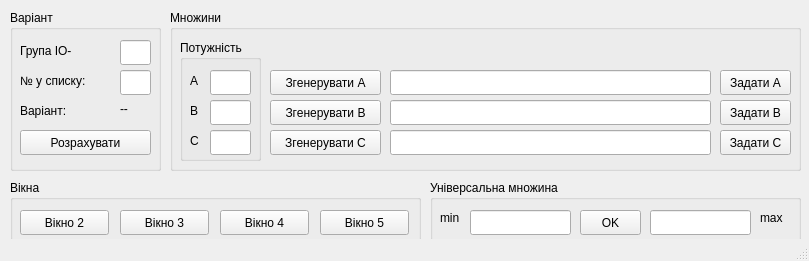
<?xml version="1.0" encoding="UTF-8"?>
<ui version="4.0">
 <class>MainWindow</class>
 <widget class="QMainWindow" name="MainWindow">
  <property name="geometry">
   <rect>
    <x>0</x>
    <y>0</y>
    <width>809</width>
    <height>261</height>
   </rect>
  </property>
  <property name="windowTitle">
   <string>Головне вікно</string>
  </property>
  <widget class="QWidget" name="centralwidget">
   <widget class="QGroupBox" name="groupBox">
    <property name="geometry">
     <rect>
      <x>10</x>
      <y>10</y>
      <width>151</width>
      <height>161</height>
     </rect>
    </property>
    <property name="title">
     <string>Варіант</string>
    </property>
    <widget class="QLabel" name="label_3">
     <property name="geometry">
      <rect>
       <x>10</x>
       <y>90</y>
       <width>67</width>
       <height>21</height>
      </rect>
     </property>
     <property name="text">
      <string>Варіант:</string>
     </property>
    </widget>
    <widget class="QLineEdit" name="lineEdit_2">
     <property name="geometry">
      <rect>
       <x>110</x>
       <y>60</y>
       <width>31</width>
       <height>25</height>
      </rect>
     </property>
     <property name="echoMode">
      <enum>QLineEdit::Normal</enum>
     </property>
    </widget>
    <widget class="QLabel" name="label">
     <property name="geometry">
      <rect>
       <x>10</x>
       <y>30</y>
       <width>67</width>
       <height>21</height>
      </rect>
     </property>
     <property name="text">
      <string>Група ІО-</string>
     </property>
    </widget>
    <widget class="QLabel" name="label_2">
     <property name="geometry">
      <rect>
       <x>10</x>
       <y>60</y>
       <width>91</width>
       <height>21</height>
      </rect>
     </property>
     <property name="text">
      <string>№ у списку:</string>
     </property>
    </widget>
    <widget class="QLineEdit" name="lineEdit">
     <property name="geometry">
      <rect>
       <x>110</x>
       <y>30</y>
       <width>31</width>
       <height>25</height>
      </rect>
     </property>
     <property name="text">
      <string/>
     </property>
    </widget>
    <widget class="QPushButton" name="pushButton">
     <property name="geometry">
      <rect>
       <x>10</x>
       <y>120</y>
       <width>131</width>
       <height>25</height>
      </rect>
     </property>
     <property name="text">
      <string>Розрахувати</string>
     </property>
    </widget>
    <widget class="QLabel" name="label_9">
     <property name="geometry">
      <rect>
       <x>110</x>
       <y>90</y>
       <width>31</width>
       <height>17</height>
      </rect>
     </property>
     <property name="text">
      <string>--</string>
     </property>
    </widget>
   </widget>
   <widget class="QGroupBox" name="groupBox_2">
    <property name="geometry">
     <rect>
      <x>170</x>
      <y>10</y>
      <width>631</width>
      <height>161</height>
     </rect>
    </property>
    <property name="title">
     <string>Множини</string>
    </property>
    <widget class="QGroupBox" name="groupBox_3">
     <property name="geometry">
      <rect>
       <x>10</x>
       <y>30</y>
       <width>81</width>
       <height>121</height>
      </rect>
     </property>
     <property name="title">
      <string>Потужність</string>
     </property>
     <widget class="QLabel" name="label_4">
      <property name="geometry">
       <rect>
        <x>10</x>
        <y>60</y>
        <width>16</width>
        <height>21</height>
       </rect>
      </property>
      <property name="text">
       <string>B</string>
      </property>
     </widget>
     <widget class="QLabel" name="label_5">
      <property name="geometry">
       <rect>
        <x>10</x>
        <y>30</y>
        <width>16</width>
        <height>21</height>
       </rect>
      </property>
      <property name="text">
       <string>A</string>
      </property>
     </widget>
     <widget class="QLineEdit" name="lineEdit_4">
      <property name="geometry">
       <rect>
        <x>30</x>
        <y>30</y>
        <width>41</width>
        <height>25</height>
       </rect>
      </property>
     </widget>
     <widget class="QLineEdit" name="lineEdit_5">
      <property name="geometry">
       <rect>
        <x>30</x>
        <y>90</y>
        <width>41</width>
        <height>25</height>
       </rect>
      </property>
     </widget>
     <widget class="QLineEdit" name="lineEdit_6">
      <property name="geometry">
       <rect>
        <x>30</x>
        <y>60</y>
        <width>41</width>
        <height>25</height>
       </rect>
      </property>
     </widget>
     <widget class="QLabel" name="label_6">
      <property name="geometry">
       <rect>
        <x>10</x>
        <y>90</y>
        <width>16</width>
        <height>21</height>
       </rect>
      </property>
      <property name="text">
       <string>C</string>
      </property>
     </widget>
    </widget>
    <widget class="QLineEdit" name="lineEdit_7">
     <property name="geometry">
      <rect>
       <x>220</x>
       <y>120</y>
       <width>321</width>
       <height>25</height>
      </rect>
     </property>
    </widget>
    <widget class="QLineEdit" name="lineEdit_8">
     <property name="geometry">
      <rect>
       <x>220</x>
       <y>90</y>
       <width>321</width>
       <height>25</height>
      </rect>
     </property>
    </widget>
    <widget class="QLineEdit" name="lineEdit_9">
     <property name="geometry">
      <rect>
       <x>220</x>
       <y>60</y>
       <width>321</width>
       <height>25</height>
      </rect>
     </property>
    </widget>
    <widget class="QPushButton" name="pushButton_2">
     <property name="geometry">
      <rect>
       <x>100</x>
       <y>60</y>
       <width>111</width>
       <height>25</height>
      </rect>
     </property>
     <property name="text">
      <string>Згенерувати А</string>
     </property>
    </widget>
    <widget class="QPushButton" name="pushButton_3">
     <property name="geometry">
      <rect>
       <x>100</x>
       <y>90</y>
       <width>111</width>
       <height>25</height>
      </rect>
     </property>
     <property name="text">
      <string>Згенерувати В</string>
     </property>
    </widget>
    <widget class="QPushButton" name="pushButton_4">
     <property name="geometry">
      <rect>
       <x>100</x>
       <y>120</y>
       <width>111</width>
       <height>25</height>
      </rect>
     </property>
     <property name="text">
      <string>Згенерувати С</string>
     </property>
    </widget>
    <widget class="QPushButton" name="pushButton_5">
     <property name="geometry">
      <rect>
       <x>550</x>
       <y>60</y>
       <width>71</width>
       <height>25</height>
      </rect>
     </property>
     <property name="text">
      <string>Задати А</string>
     </property>
    </widget>
    <widget class="QPushButton" name="pushButton_6">
     <property name="geometry">
      <rect>
       <x>550</x>
       <y>90</y>
       <width>71</width>
       <height>25</height>
      </rect>
     </property>
     <property name="text">
      <string>Задати В</string>
     </property>
    </widget>
    <widget class="QPushButton" name="pushButton_7">
     <property name="geometry">
      <rect>
       <x>550</x>
       <y>120</y>
       <width>71</width>
       <height>25</height>
      </rect>
     </property>
     <property name="text">
      <string>Задати С</string>
     </property>
    </widget>
   </widget>
   <widget class="QGroupBox" name="groupBox_4">
    <property name="geometry">
     <rect>
      <x>10</x>
      <y>180</y>
      <width>411</width>
      <height>61</height>
     </rect>
    </property>
    <property name="title">
     <string>Вікна</string>
    </property>
    <widget class="QPushButton" name="pushButton_8">
     <property name="geometry">
      <rect>
       <x>10</x>
       <y>30</y>
       <width>89</width>
       <height>25</height>
      </rect>
     </property>
     <property name="text">
      <string>Вікно 2</string>
     </property>
    </widget>
    <widget class="QPushButton" name="pushButton_9">
     <property name="geometry">
      <rect>
       <x>110</x>
       <y>30</y>
       <width>89</width>
       <height>25</height>
      </rect>
     </property>
     <property name="text">
      <string>Вікно 3</string>
     </property>
    </widget>
    <widget class="QPushButton" name="pushButton_10">
     <property name="geometry">
      <rect>
       <x>210</x>
       <y>30</y>
       <width>89</width>
       <height>25</height>
      </rect>
     </property>
     <property name="text">
      <string>Вікно 4</string>
     </property>
    </widget>
    <widget class="QPushButton" name="pushButton_11">
     <property name="geometry">
      <rect>
       <x>310</x>
       <y>30</y>
       <width>89</width>
       <height>25</height>
      </rect>
     </property>
     <property name="text">
      <string>Вікно 5</string>
     </property>
    </widget>
   </widget>
   <widget class="QGroupBox" name="groupBox_5">
    <property name="geometry">
     <rect>
      <x>430</x>
      <y>180</y>
      <width>371</width>
      <height>61</height>
     </rect>
    </property>
    <property name="title">
     <string>Універсальна множина</string>
    </property>
    <widget class="QPushButton" name="pushButton_12">
     <property name="geometry">
      <rect>
       <x>150</x>
       <y>30</y>
       <width>61</width>
       <height>25</height>
      </rect>
     </property>
     <property name="text">
      <string>OK</string>
     </property>
    </widget>
    <widget class="QLabel" name="label_7">
     <property name="geometry">
      <rect>
       <x>10</x>
       <y>30</y>
       <width>41</width>
       <height>16</height>
      </rect>
     </property>
     <property name="text">
      <string>min</string>
     </property>
    </widget>
    <widget class="QLabel" name="label_8">
     <property name="geometry">
      <rect>
       <x>330</x>
       <y>30</y>
       <width>31</width>
       <height>16</height>
      </rect>
     </property>
     <property name="text">
      <string>max</string>
     </property>
    </widget>
    <widget class="QLineEdit" name="lineEdit_10">
     <property name="geometry">
      <rect>
       <x>40</x>
       <y>30</y>
       <width>101</width>
       <height>25</height>
      </rect>
     </property>
    </widget>
    <widget class="QLineEdit" name="lineEdit_11">
     <property name="geometry">
      <rect>
       <x>220</x>
       <y>30</y>
       <width>101</width>
       <height>25</height>
      </rect>
     </property>
    </widget>
   </widget>
  </widget>
  <widget class="QStatusBar" name="statusBar"/>
 </widget>
 <resources/>
 <connections/>
</ui>
